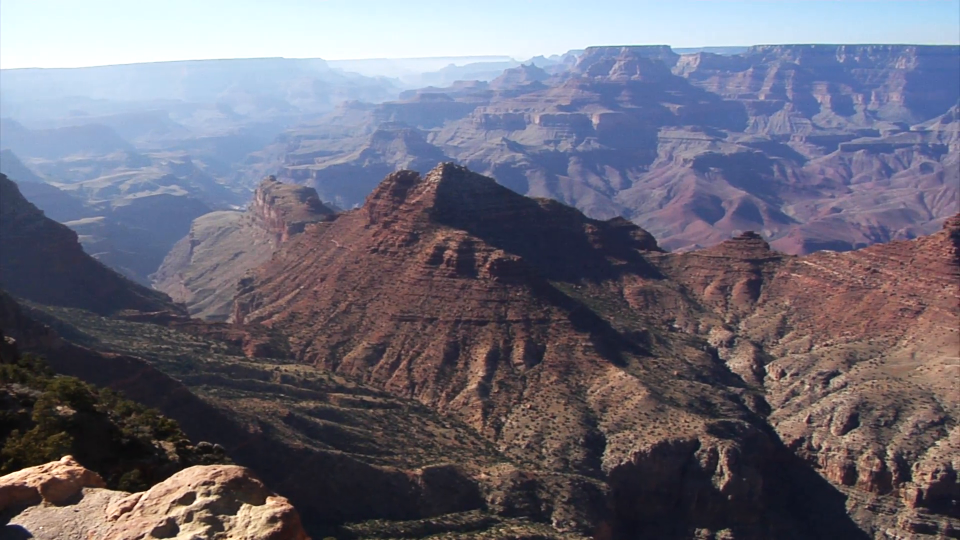
#> input picture steganography/resources/canyon1.png, 1920 x 1080 px, found by its file name (shown at 1/2 size)
$ python stretch_test.py
#> lines starting #> are read from the running program, lines starting #| are printed output that depends on the picture
from PIL import Image
import numpy as np
from numpy import random
import random
from cryptography.hazmat.primitives import hashes
from cryptography.hazmat.primitives.kdf.pbkdf2 import PBKDF2HMAC
from cryptography.hazmat.backends import default_backend
import binascii

CARRY_IMAGE_FILE = "c:/Users/cjmal/OneDrive/Desktop/Steganography/Steganography/steganography/resources/canyon1.png"
MESG_IMAGE_FILE = "c:/Users/cjmal/OneDrive/Desktop/Steganography/Steganography/steganography/resources/hello.png"

# [16 lines left out: functions set_bit, binary_to_integer, not called in this run]


def integer_to_binary(value):
    """
    Convert R or G or B pixel values from integer to binary
    INPUT: An integer tuple (e.g. (220))
    OUTPUT: A string tuple (e.g. ("00101010"))
    """
    return '{0:08b}'.format(value)

# [10 lines left out: function get_seed, not called in this run]

def get_random_sequence(lower_bound, upper_bound, seed):
    # TODO: Write function documentation
    sequence = np.arange(lower_bound, upper_bound)
    random.seed(seed)
    random.shuffle(sequence)
    return sequence

#utilize two lsb of carry_byte and insert one msb of secret_byte
def construct_r_byte(carry_byte, message_byte):
    carr_byte = str(integer_to_binary(carry_byte))
    mesg_byte = str(integer_to_binary(message_byte))
    new_carr_byte = carr_byte
    #new_carr_byte = carr_byte[0:7] + mesg_byte[0]
    new_carr_byte = int(new_carr_byte, 2)
    return new_carr_byte

#utilize two lsb of carry_byte and insert two msb of secret_byte
def construct_g_byte(carry_byte, message_byte):

    carr_byte = str(integer_to_binary(carry_byte))
    mesg_byte = str(integer_to_binary(message_byte))
    #new_carr_byte = carr_byte[0:6] + mesg_byte[0:2]
    new_carr_byte = carr_byte
    new_carr_byte = int(new_carr_byte, 2)
    return new_carr_byte

#utilize three lsb of carry_byte and insert three msb of secret_byte
def construct_b_byte(carry_byte, message_byte):

    carr_byte = str(integer_to_binary(carry_byte))
    mesg_byte = str(integer_to_binary(message_byte))
    #new_carr_byte = carr_byte[0:5] + mesg_byte[0:3]
    new_carr_byte = carr_byte
    new_carr_byte = int(new_carr_byte, 2)
    return new_carr_byte

# [20 lines left out: functions deconstruct_r_byte, deconstruct_g_byte, deconstruct_b_byte, not called in this run]

def construct_new_carry(carry, message):
    carr_img = Image.open(carry)
#> carr_img is the input picture: PIL image 1920x1080 RGB; mean R, G, B 109.2, 107.4, 120.8
    mesg_img = Image.open(message)
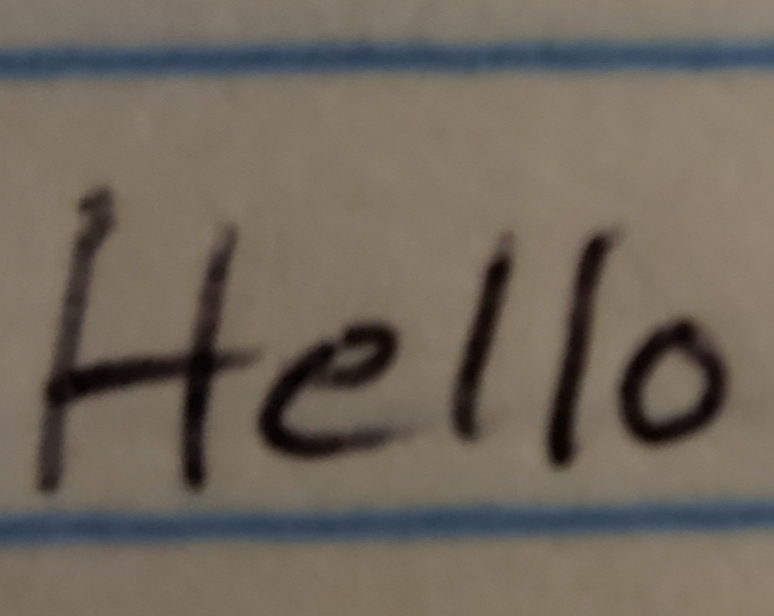
#> input picture steganography/resources/hello.png, 774 x 616 px, found by its file name
#> mesg_img is the input picture: PIL image 774x616 RGB; mean R, G, B 112.3, 103.4, 92.1

    carr_width = carr_img.size[0]  # x
#> carr_width = 1920
    carr_length = carr_img.size[1]  # y
#> carr_length = 1080

    mesg_size = mesg_img.size
#> mesg_size = (774, 616)

    carr_arr = np.array(carr_img)
    mesg_arr = np.array(mesg_img)

    carr_r, carr_g, carr_b = carr_arr[:,:,0].ravel(), carr_arr[:,:,1].ravel(), carr_arr[:,:,2].ravel()
    mesg_r, mesg_g, mesg_b = mesg_arr[:,:,0].ravel(), mesg_arr[:,:,1].ravel(), mesg_arr[:,:,2].ravel()

    print("Original")
    print(carr_r)
#> (printed output is left out)
    print(carr_g)
#> (printed output is left out)
    print(carr_b)
#> (printed output is left out)
    print()

    sequence = get_random_sequence(0, len(mesg_r), 10)
    print(sequence[0:10])
#| [ 78601 177484 313201 465097 386923 426296 438543 344798  85572   2308]

    # [5 lines of commented-out code are left out]

    count=0

    for i in range(0,len(mesg_r)):
        mesg_r_byte = mesg_r[i]
        mesg_g_byte = mesg_g[i]
        mesg_b_byte = mesg_b[i]

        # carr_r_byte = carr_r[sequence[i]]
        # carr_g_byte = carr_g[sequence[i]]
        # carr_b_byte = carr_b[sequence[i]]

        carr_r_byte = carr_r[i]
        carr_g_byte = carr_g[i]
        carr_b_byte = carr_b[i]

        new_carr_r_byte = construct_r_byte(carr_r_byte, mesg_r_byte)
        new_carr_g_byte = construct_g_byte(carr_g_byte, mesg_g_byte)
        new_carr_b_byte = construct_b_byte(carr_b_byte, mesg_b_byte)

        carr_r[i] = new_carr_r_byte
        carr_g[i] = new_carr_g_byte
        carr_b[i] = new_carr_b_byte

        count = count + 1
#> this loop made 476784 passes
#> (mesg_r_byte, mesg_g_byte, mesg_b_byte, carr_r_byte, carr_g_byte, carr_b_byte) on passes 1 to 3: (123, 115, 104, 189, 210, 247), (124, 114, 102, 237, 255, 255), (127, 115, 103, 226, 247, 255)

    print("Merged")
    print(carr_r)
#> (printed output is left out)
    print(carr_g)
#> (printed output is left out)
    print(carr_b)
#> (printed output is left out)
    print()

    carr_r = np.matrix(carr_r)
    carr_r = np.asarray(carr_r).reshape(carr_length, carr_width)

    carr_g = np.matrix(carr_g)
    carr_g = np.asarray(carr_g).reshape(carr_length, carr_width)
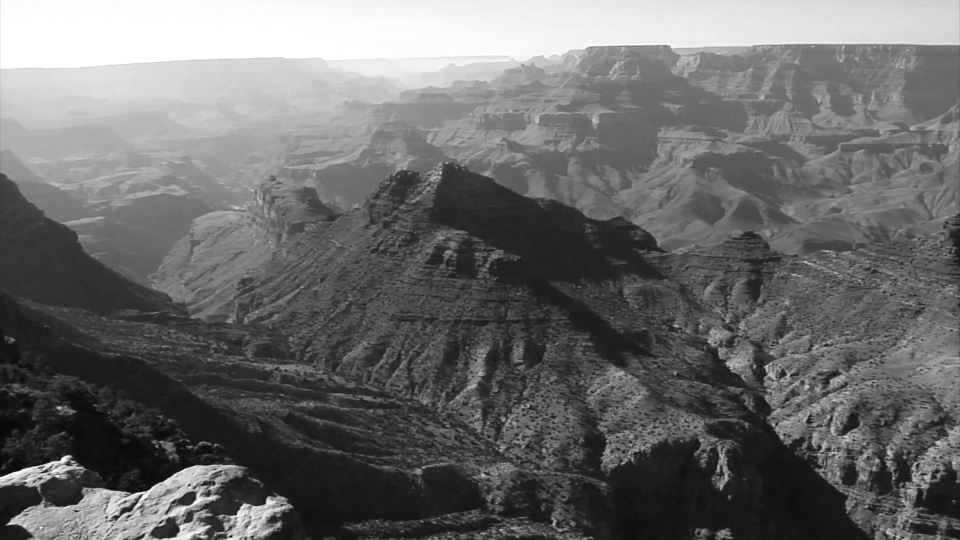
#> carr_g: shape (1080, 1920) (shown at 1/2 size); min 0, max 255, mean 107.4

    carr_b = np.matrix(carr_b)
    carr_b = np.asarray(carr_b).reshape(carr_length, carr_width)
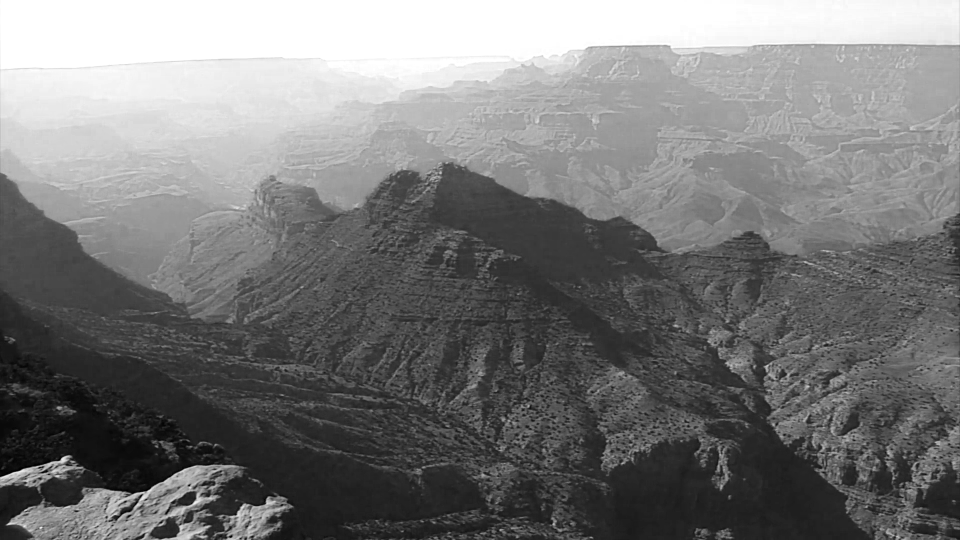
#> carr_b: shape (1080, 1920) (shown at 1/2 size); min 0, max 255, mean 120.8

    carr_arr[:,:,0] = carr_r
    carr_arr[:,:,1] = carr_g
    carr_arr[:,:,2] = carr_b

    img = Image.fromarray(carr_arr, 'RGB')
    return img

def pull_out_secret(merged, message):
    mesg_img = Image.open(message)

    width = mesg_img.size[0]
    length = mesg_img.size[1]

    #new_img = Image.new('RGB', (width, length))
    new_img = mesg_img
    new_img.show()

    mer_arr = np.array(merged)
    mesg_arr = np.array(mesg_img)
    new_arr = np.array(new_img)

    mer_r, mer_g, mer_b = mer_arr[:,:,0].ravel(), mer_arr[:,:,1].ravel(), mer_arr[:,:,2].ravel()
    mesg_r, mesg_g, mesg_b = mesg_arr[:,:,0].ravel(), mesg_arr[:,:,1].ravel(), mesg_arr[:,:,2].ravel()
    new_r, new_g, new_b = new_arr[:,:,0].ravel(), new_arr[:,:,1].ravel(), new_arr[:,:,2].ravel()

    print("Before")
    print(mer_r)
#> (printed output is left out)
    print(mer_g)
#> (printed output is left out)
    print(mer_b)
#> (printed output is left out)
    print()
    print(mesg_r)
#> (printed output is left out)
    print(mesg_g)
#> (printed output is left out)
    print(mesg_b)
#> (printed output is left out)
    print()
    print(new_r)
#> (printed output is left out)
    print(new_g)
#> (printed output is left out)
    print(new_b)
#> (printed output is left out)

    sequence = get_random_sequence(0, len(new_r), 10)
    print(sequence[0:10])
#| [ 78601 177484 313201 465097 386923 426296 438543 344798  85572   2308]
    # [5 lines of commented-out code are left out]

    count = 0

    for i in range(0,len(new_r)):
        mer_r_byte = mer_r[sequence[i]]
        #print(carr_r_byte)
        mer_g_byte = mer_g[sequence[i]]
        mer_b_byte = mer_b[sequence[i]]

        # [7 lines of commented-out code are left out]

        new_r[i] = mer_r_byte
        #print(new_r[i])
        new_g[i] = mer_g_byte
        new_b[i] = mer_b_byte

        count = count + 1

    print("After")
    print(mer_r)
#> (printed output is left out)
    print(mer_g)
#> (printed output is left out)
    print(mer_b)
#> (printed output is left out)
    print()
    print(mesg_r)
#> (printed output is left out)
    print(mesg_g)
#> (printed output is left out)
    print(mesg_b)
#> (printed output is left out)
    print()
    print(new_r)
#> (printed output is left out)
    print(new_g)
#> (printed output is left out)
    print(new_b)
#> (printed output is left out)
    print()

    new_mesg_r = np.matrix(new_r)
    new_mesg_r = np.asarray(new_r).reshape(length, width)

    new_mesg_g = np.matrix(new_g)
    new_mesg_g = np.asarray(new_g).reshape(length, width)
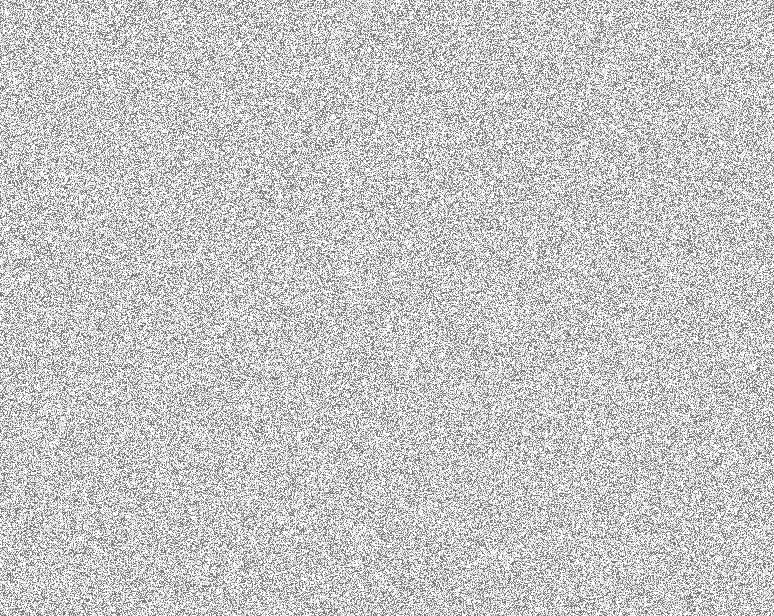
#> new_mesg_g: shape (616, 774); min 69, max 255, mean 197.4

    new_mesg_b = np.matrix(new_b)
    new_mesg_b = np.asarray(new_b).reshape(length, width)
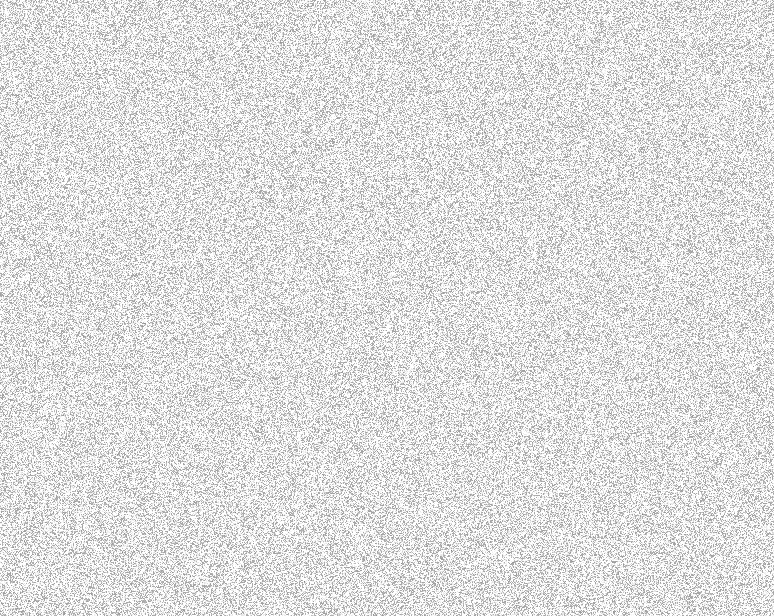
#> new_mesg_b: shape (616, 774); min 118, max 255, mean 223.1

    new_arr[:,:,0] = new_mesg_r
    new_arr[:,:,1] = new_mesg_g
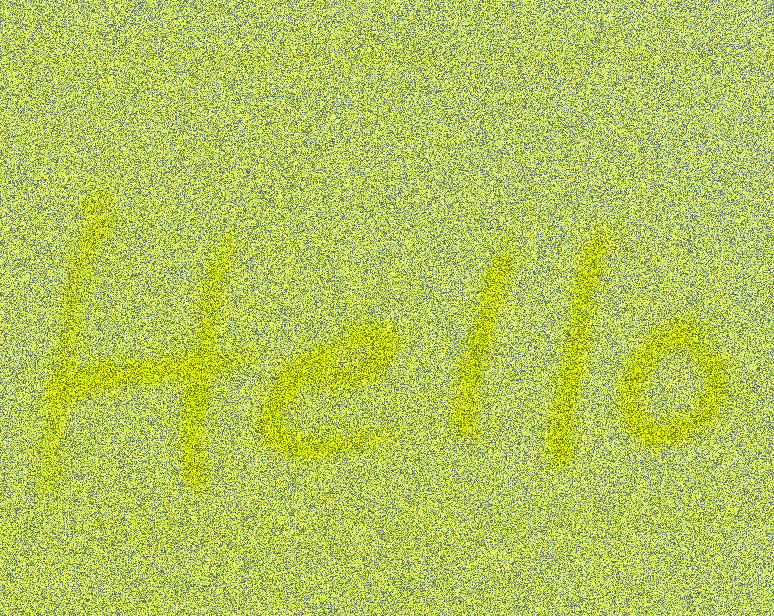
#> new_arr: shape (616, 774, 3); mean R, G, B 178.3, 197.4, 92.1
    new_arr[:,:,2] = new_mesg_b
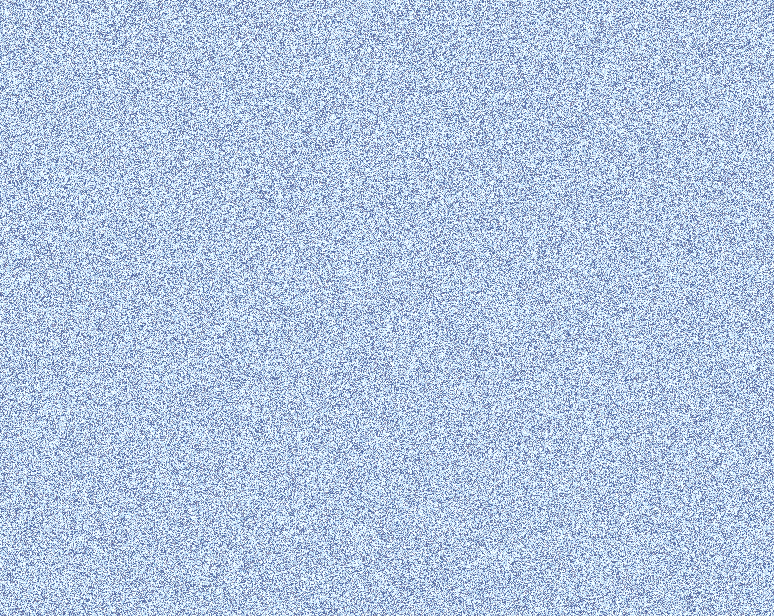
#> new_arr: shape (616, 774, 3); mean R, G, B 178.3, 197.4, 223.1

    img = Image.fromarray(new_arr, 'RGB')
    return img


def main():
    img = construct_new_carry(CARRY_IMAGE_FILE, MESG_IMAGE_FILE)
    img.show()

    test = pull_out_secret(img, MESG_IMAGE_FILE)
    test.show()

    # print(deconstruct_g_byte(187))


if __name__ == "__main__":
    main()
